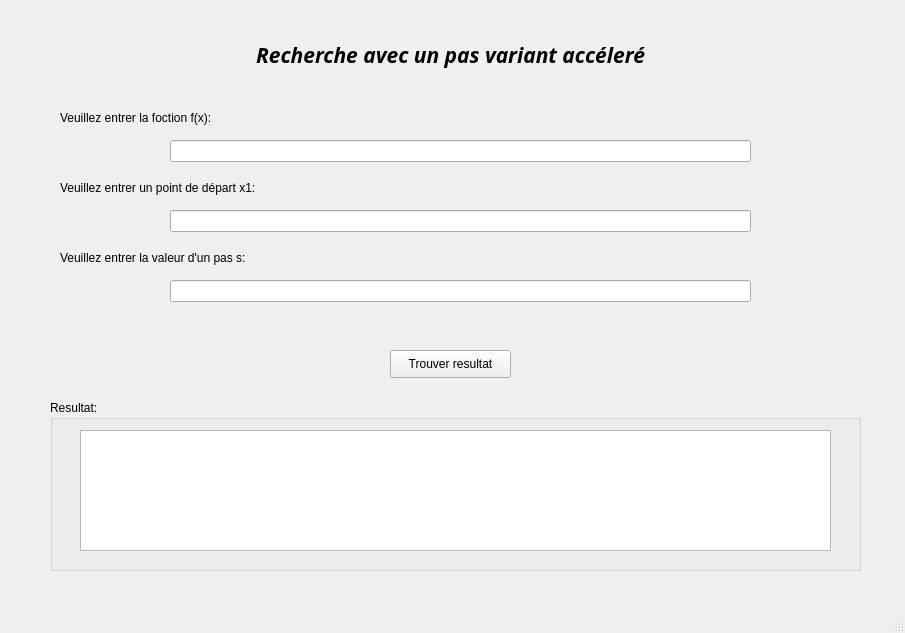
<?xml version="1.0" encoding="UTF-8"?>
<ui version="4.0">
 <class>MainWindow</class>
 <widget class="QMainWindow" name="MainWindow">
  <property name="geometry">
   <rect>
    <x>0</x>
    <y>0</y>
    <width>905</width>
    <height>633</height>
   </rect>
  </property>
  <property name="windowTitle">
   <string>MainWindow</string>
  </property>
  <widget class="QWidget" name="centralwidget">
   <widget class="QLineEdit" name="lineEdit">
    <property name="geometry">
     <rect>
      <x>170</x>
      <y>140</y>
      <width>581</width>
      <height>22</height>
     </rect>
    </property>
   </widget>
   <widget class="QPushButton" name="pushButton">
    <property name="geometry">
     <rect>
      <x>390</x>
      <y>350</y>
      <width>121</width>
      <height>28</height>
     </rect>
    </property>
    <property name="text">
     <string>Trouver resultat</string>
    </property>
   </widget>
   <widget class="QLabel" name="label_4">
    <property name="geometry">
     <rect>
      <x>60</x>
      <y>250</y>
      <width>351</width>
      <height>16</height>
     </rect>
    </property>
    <property name="text">
     <string>Veuillez entrer la valeur d'un pas s:</string>
    </property>
   </widget>
   <widget class="QGroupBox" name="groupBox_3">
    <property name="geometry">
     <rect>
      <x>50</x>
      <y>400</y>
      <width>811</width>
      <height>171</height>
     </rect>
    </property>
    <property name="title">
     <string>Resultat:</string>
    </property>
    <widget class="QTextBrowser" name="textBrowser">
     <property name="geometry">
      <rect>
       <x>30</x>
       <y>30</y>
       <width>751</width>
       <height>121</height>
      </rect>
     </property>
    </widget>
   </widget>
   <widget class="QLabel" name="label">
    <property name="geometry">
     <rect>
      <x>0</x>
      <y>20</y>
      <width>901</width>
      <height>71</height>
     </rect>
    </property>
    <property name="font">
     <font>
      <family>Tekton Pro</family>
      <pointsize>12</pointsize>
      <weight>75</weight>
      <italic>true</italic>
      <bold>true</bold>
     </font>
    </property>
    <property name="text">
     <string>&lt;html&gt;&lt;head/&gt;&lt;body&gt;&lt;p align=&quot;center&quot;&gt;&lt;span style=&quot; font-size:16pt;&quot;&gt;Recherche avec un pas variant accéleré&lt;/span&gt;&lt;/p&gt;&lt;/body&gt;&lt;/html&gt;</string>
    </property>
   </widget>
   <widget class="QLabel" name="label_2">
    <property name="geometry">
     <rect>
      <x>60</x>
      <y>110</y>
      <width>351</width>
      <height>16</height>
     </rect>
    </property>
    <property name="text">
     <string>Veuillez entrer la foction f(x):</string>
    </property>
   </widget>
   <widget class="QLineEdit" name="lineEdit_3">
    <property name="geometry">
     <rect>
      <x>170</x>
      <y>280</y>
      <width>581</width>
      <height>22</height>
     </rect>
    </property>
   </widget>
   <widget class="QLineEdit" name="lineEdit_2">
    <property name="geometry">
     <rect>
      <x>170</x>
      <y>210</y>
      <width>581</width>
      <height>22</height>
     </rect>
    </property>
   </widget>
   <widget class="QLabel" name="label_3">
    <property name="geometry">
     <rect>
      <x>60</x>
      <y>180</y>
      <width>351</width>
      <height>16</height>
     </rect>
    </property>
    <property name="text">
     <string>Veuillez entrer un point de départ x1:</string>
    </property>
   </widget>
  </widget>
  <widget class="QMenuBar" name="menubar">
   <property name="geometry">
    <rect>
     <x>0</x>
     <y>0</y>
     <width>905</width>
     <height>26</height>
    </rect>
   </property>
  </widget>
  <widget class="QStatusBar" name="statusbar"/>
 </widget>
 <resources/>
 <connections/>
</ui>
